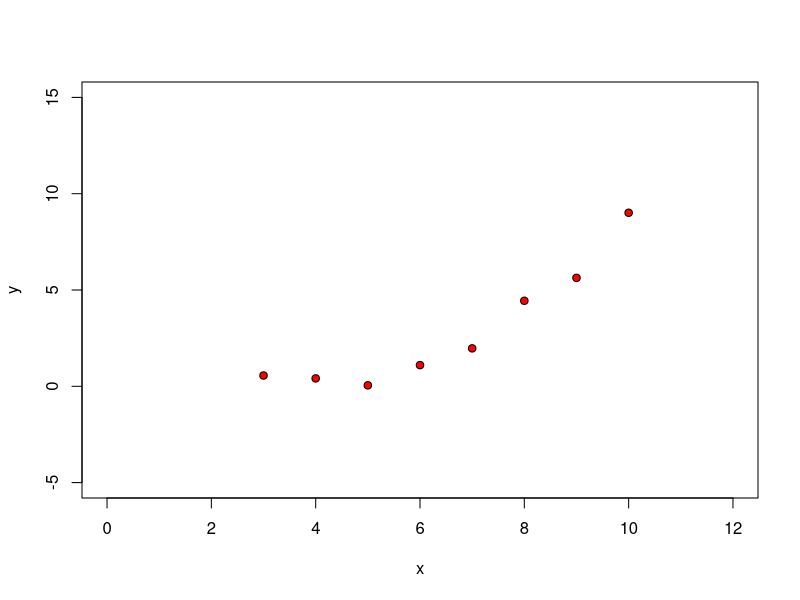

Reproduce this figure in R. (Note: this script raises an error after producing the figure.)
# Lineares Modell mit Vertrauensbereichen

rm(list=ls())

x <- c(3:10)
y <- c(0.56, 0.41, 0.05, 1.10, 1.97, 4.44, 5.63, 9.01)

plot(x, y, xlim=c(0,12), ylim=c(-5,15), pch=21, bg="red")

x = time
y = temp

model <- lm(y ~ 0 + I(x) + I(x^2))
print(summary(model))

# Berechnung der Modellfunktion inkl. Vertrauenskurven
x.c <- seq(0, 11, 0.02)
y.c <- predict(model, list(x=x.c), interval="confidence")
matlines(x.c, y.c, lty=c(1,2,2), lwd=c(2,1,1), col="blue")




